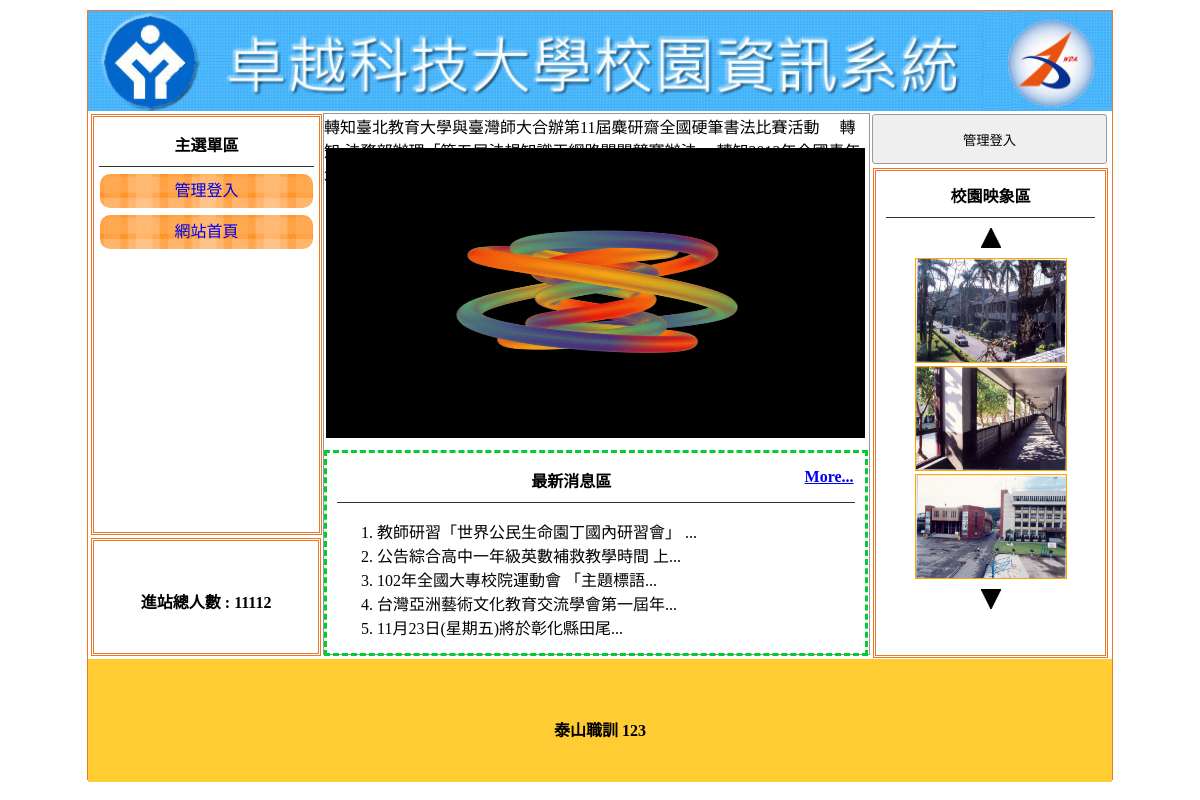
The page / on the database its author committed.
### tables this page shows
CREATE TABLE `title` (
  `id` int(10) UNSIGNED NOT NULL,
  `img` text NOT NULL,
  `text` text NOT NULL,
  `sh` int(1) NOT NULL
);

CREATE TABLE `menu` (
  `id` int(10) UNSIGNED NOT NULL,
  `name` text NOT NULL,
  `href` text NOT NULL,
  `parent` int(3) UNSIGNED NOT NULL,
  `sh` int(1) UNSIGNED NOT NULL
);

CREATE TABLE `total` (
  `id` int(10) UNSIGNED NOT NULL,
  `total` int(10) UNSIGNED NOT NULL
);

CREATE TABLE `ad` (
  `id` int(10) UNSIGNED NOT NULL,
  `text` text NOT NULL,
  `sh` int(1) NOT NULL
);

CREATE TABLE `news` (
  `id` int(10) UNSIGNED NOT NULL,
  `img` text NOT NULL,
  `text` text NOT NULL,
  `sh` int(1) NOT NULL
);

CREATE TABLE `image` (
  `id` int(10) UNSIGNED NOT NULL,
  `img` text NOT NULL,
  `text` text NOT NULL,
  `sh` int(1) NOT NULL
);

CREATE TABLE `bottom` (
  `id` int(10) UNSIGNED NOT NULL,
  `bottom` text NOT NULL
);

### base.php (called while the page is built, shortened)
<?php
class DB{
    private $dsn = "mysql:host=localhost;charset=utf8;dbname=db99";
    private $root = "root";
    private $password = "";
    private $table = "";
    private $pdo;
public function __construct($table){
    $this->table = $table;
    $this->pdo = new PDO($this->dsn,$this->root,$this->password);
}
public function all(...$arg){
    $sql = "select * from $this->table ";
    if(!empty($arg[0]) && is_array($arg[0])){
        foreach($arg[0] as $key => $value){
            $tmp[] = sprintf("`%s`='%s'",$key,$value);
        }
        $sql = $sql . " where " . implode("&&",$tmp);
    }
    if( !empty($arg[1]) ){
        $sql = $sql .$arg[1];
    }
    return $this->pdo->query($sql)->fetchAll();
}
public function find($arg){
    $sql = "select * from $this->table ";
    if(is_array($arg)){
        foreach($arg as $key => $value){
            $tmp[] = sprintf("`%s`='%s'",$key,$value);
        }
        $sql = $sql . " where " . implode("&&",$tmp);
    }else{
        $sql = $sql. " where `id`=" . "'" . $arg . "'";
    }
    return $this->pdo->query($sql)->fetch(PDO::FETCH_ASSOC);
}
public function count(...$arg){
    $sql = "select count(*) from $this->table ";
    if(!empty($arg[0]) && is_array($arg[0])){
        foreach($arg[0] as $key => $value){
            $tmp[] = sprintf("`%s`='%s'",$key,$value);
        }
        $sql = $sql . " where " . implode("&&",$tmp);
    }
    return $this->pdo->query($sql)->fetchColumn();
}
    public function save($arg){
        if(!empty($arg['id'])){
            foreach ($arg as $key => $value){
                if($key != 'id'){
                    $tmp[] = sprintf("`%s`='%s'",$key,$value);
                }
            }
            $sql = "update `$this->table` set " . implode(",",$tmp) ." where `id` ='" . $arg['id'] . "'" ;
        }else{
            $sql = "insert into  `$this->table` (`" . implode("`,`",array_keys($arg))."`) values ('" . implode("','",$arg) ."')";
        }
        return $this->pdo->exec($sql);
    }
}
?>

### index.php (the view, shortened to what this page needs)
<?php include_once "base.php"; ?>
<!DOCTYPE html PUBLIC "-//W3C//DTD XHTML 1.0 Transitional//EN" "http://www.w3.org/TR/xhtml1/DTD/xhtml1-transitional.dtd">
<html xmlns="http://www.w3.org/1999/xhtml">
<head>
    <link href="./css/css.css" rel="stylesheet" type="text/css">
</head>
<body>
    <div id="main">
        <?php
		    $title = new DB('title');
		    $ti = $title->find(['sh'=>1]);
        ?>
            <a title="<?= $ti['text']; ?>" href="index.php">
            <div class="ti" style="background:url(&#39;img/<?= $ti['img']; ?>&#39;); background-size:cover;"></div>
        </a>
        <div id="ms">
            <div id="lf" style="float:left;">
                <div id="menuput" class="dbor">
                    <span class="t botli">主選單區</span>
                    <?php
                    $menu = new DB("menu");
                    $mains = $menu->all(['parent'=>0,'sh'=>1]);
                    foreach($mains as $main){
                        echo '<div class="mainmu">'. '<a href="' . $main['href'] . '">' . $main['name'] .'</a>';
                            echo '</div>';
                    }
                    ?>
                </div>
                <div class="dbor" style="margin:3px; width:95%; height:20%; line-height:100px;">
                    <span class="t">進站總人數 :
                    <?php
					    $total = new DB("total");
					    $tt = $total->find(1);
					    echo $tt['total'];
                    ?>
                    </span>
                </div>
            </div>
        <?php
        $do = (!empty($_GET['do'])) ? $_GET['do'] : 'main';
        $file = 'front/' . $do . ".php";
        if (file_exists($file)) {
            include $file;
        } else {
            include "front/main.php";
        }
        ?>
            <div class="di di ad" style="height:540px; width:23%; padding:0px; margin-left:22px; float:left; ">
                <?php
                    if(empty($_SESSION['login'])){
                    ?>
                        <button style="width:100%; margin-left:auto; margin-right:auto; margin-top:2px; height:50px;" onclick="lo(&#39;?do=login&#39;)">管理登入</button>
                <?php
                }else{
                ?>
                <button style="width:100%; margin-left:auto; margin-right:auto; margin-top:2px; height:50px;" onclick="lo(&#39;admin.php&#39;)">返回管理</button>
                <?php
                }
                ?>
                <div style="width:89%; height:480px;" class="dbor">
                    <span class="t botli">校園映象區</span>
                    <div style="text-align:center;margin:10px;" onclick="pp(1)"><img src="icon/up.jpg"></div>
                    <?php
                    $image = new DB("image");
                    $ims =$image->all(['sh'=>1]);
                    foreach($ims as $key => $im){
                        echo "<div style='text-align:center;margin:3px' id='ssaa$key' class='im'>";
                        echo '<img src="img/'. $im['img'].'" style="width:150px;height:103px;border:1px solid orange">';
                        echo "</div>";
                    }
                    ?>
                    <div style="text-align:center;margin:10px;" onclick="pp(2)"><img src="icon/dn.jpg"></div>
                </div>
            </div>
        </div>
        <div style="width:1024px; left:0px; position:relative; background:#FC3; margin-top:4px; height:123px; display:block;">
            <span class="t" style="line-height:123px;">
            <?php
				$db = new DB('bottom');
				$ff = $db->find(1);
				echo $ff['bottom'];
			?>
        </span>
        </div>
    </div>
</body>
</html>

### front/main.php (shortened to what this page needs)
<div class="di" style="height:540px; border:#999 1px solid; width:53.2%; margin:2px 0px 0px 0px; float:left; position:relative; left:20px;">
    <marquee scrolldelay="120" direction="left" style="position:absolute; width:100%; height:40px;">
    </marquee>
    <div style="height:32px; display:block;">    <?php include "marquee.php" ?></div>
    <div style="width:100%; padding:2px; height:290px;">
        <div id="mwww" loop="true" style="width:100%; height:100%;">
        </div>
    </div>
    <div style="width:95%; padding:2px; height:190px; margin-top:10px; padding:5px 10px 5px 10px; border:#0C3 dashed 3px; position:relative;">
        <span class="t botli">最新消息區
            <?php
                $news = new DB('news');
                $chk = $news->count(['sh'=>1]);
                if($chk > 5){
                    echo '<a href="index.php?do=news" style="float:right;">More...</a>';
                }
            ?>
        </span>
        <ul class="ssaa" style="list-style-type:decimal;">
        <?php
            $ns = $news->all(['sh'=> 1 ], "  limit 5");
            foreach($ns as $n){
                ?>
                    <li>
                      <?= mb_substr($n['text'],0,20,'utf8'); ?>...<div class='all' style="display:none"><?= $n['text']; ?></div>
                    </li>
                    <?php
                    }
            ?>
        </ul>
    </div>
</div>

### front/marquee.php (shortened to what this page needs)
<marquee scrolldelay="120" direction="left" style="position:relative; width:100%; height:40px;">
  <?php
$ad = new DB("ad");
$ads = $ad->all(['sh'=>1]);
foreach($ads as $ad){
  echo $ad['text'];
}
?>
</marquee>

### css/css.css (style rules this page uses)
body { padding:0px; margin:0px; }
#main { width:1024px; height:768px; margin:10px auto 10px auto; border:#EE7728 1px solid; position:relative; }
.ti { width:100%; height:100px; position:relative; background-size:cover; background-repeat:no-repeat; }
.dbor { border:#EE7728 double 3px; margin:1px; padding:2px 10px 2px 10px; }
.t { font-weight:800; display:block; text-align:center; padding:10px 1px 10px 1px; }
.botli { border-bottom:#333 1px solid; }
.mainmu { position:relative; border-radius:10px; background:url(../icon/menu.fw.png) center no-repeat; background-size:cover; line-height:30px; padding:2px 10px 2px 10px; margin:7px 1px 7px 1px; height: 30px; text-align: center; }
#lf { height:540px; width:21%; display:inline-block; }
#menuput { width:100%; height:75%; position:relative; padding:5px; display:block; margin: 3px; }
.di { display:inline-block; }
.ad { margin:1px; padding:2px 10px 2px 10px; }
input,button { border:#999 1px solid; border-radius:3px; background:#EFEFEF; padding:5px; margin:3px; }
.mainmu a , .mw a { text-decoration: none; display: block; height: 5px; }

### rows shown on the page
title: img (picture)
menu: name "管理登入"
menu: name "網站首頁"
total: total "11112"
ad: text "轉知臺北教育大學與臺灣師大合辦第11屆麋研齋全國硬筆書法比賽活動"
ad: text "轉知:法務部辦理「第五屆法規知識王網路闖關競賽辦法"
ad: text "轉知2012年全國青年水墨創作大賽活動"
news: text "教師研習「世界公民生命園丁國內研習會」"
news: text "公告綜合高中一年級英數補救教學時間 上"
news: text "102年全國大專校院運動會 「主題標語"
news: text "台灣亞洲藝術文化教育交流學會第一屆年"
news: text "11月23日(星期五)將於彰化縣田尾"
image: img (picture)
image: img (picture)
image: img (picture)
bottom: bottom "泰山職訓 123"
